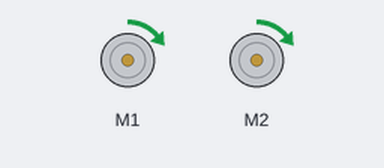
A sketch run on a simulated Arduino Uno, built for the host (arithmetic inside an expression is 32-bit, double 64-bit). On the bench: 2 × DC motor (green arrow = forward, orange = backward, longer = faster).

Above: at 0.2 s.
At 8.12 s:
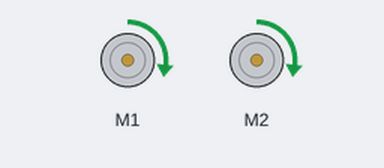
At 16.42 s:
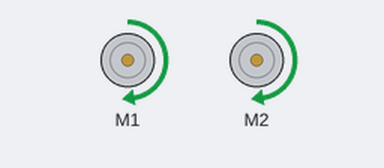
At 32.65 s:
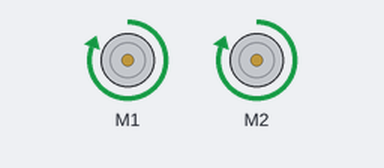
Timing chart, 0 to 40.0 s (numbered marks = the images above):
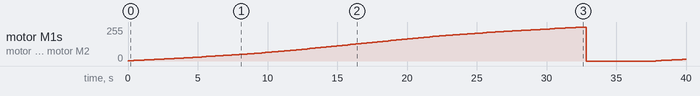

Measured:
- by itself, motor M1, motor M2: stopped → forward 2/255 at 0.01 s, → forward 4/255 0.39 s later, → forward 6/255 0.38 s later, → forward 8/255 0.38 s later, … (134 changes in this stretch)

The sketch:

smoothAccelerateSabertooth.ino
```cpp
#include <SabertoothSimplified.h>// sabertooth library down load from www.dimensionengineering.com/info/arduino

SabertoothSimplified ST; // We'll name the sabertooth object ST

void setup()
{ // start of void sett up
  SabertoothTXPinSerial.begin(9600);// this is the baud rate you chose with the DIP switches.

  /* Drive and turn are preprogramed commands that do what they say. Depending on how the power supply is connected
  to the motors, a positive power number will make you go forwads or backwords. If it's not to your liking just swap
  the motors plug in on the sabertooth.  */
  ST.drive(0);// 0 just sets drive value to zero same for turning
  ST.turn(0);
}// end of void set up

void loop()
{ // start of void loop

  /*this was a simple command used to make wheeles turn forwards
     Power was used to establish how fast the wheeles turned. Positive forwads, Negitive backwords and 0 was stopped
   int power = 81;
   ST.drive(power);*/
  smoothAccelerate(127);

  ST.drive(0);
  delay(5000);


  /* for(power = -127;power <=127; power++)
   {

     ST.turn(power);
     delay(50);
   }

   ST.turn(0);
   ST.drive(0);

   delay(5000);
  */
}// end of void loop

void smoothAccelerate(int value)
{
  int motorPower;
  int fin_velocity = value; // sets final velocity to a power
  float time_delay = 3 * fin_velocity; // sets initial time delay to 1 ms
  float fin_time_delay = .5 * time_delay;

  int step_counter = 1;
  int step_one_acceleration_final = fin_velocity / 3;
  int step_two_acceleration_final = step_one_acceleration_final * 2;

  for (motorPower = 1; motorPower <= fin_velocity; motorPower++) // for loop( set power to -127 (maxs backwards); run until power is less then or lessthen 127(maxs forward); add one to power value
  {

    if (step_counter <= step_one_acceleration_final)
    {
      ST.drive(motorPower);
      delay(time_delay);
      time_delay = time_delay - fin_time_delay / step_one_acceleration_final;
      step_counter++;
    }
    else if (step_counter <= step_two_acceleration_final)
    {
      ST.drive(motorPower);
      delay(time_delay);
      step_counter++;
    }
    else if (step_counter <= fin_velocity)
    {
      ST.drive(motorPower);
      delay(time_delay);
      time_delay = time_delay + fin_time_delay / step_one_acceleration_final;
      step_counter++;
    }
  }

}
```
